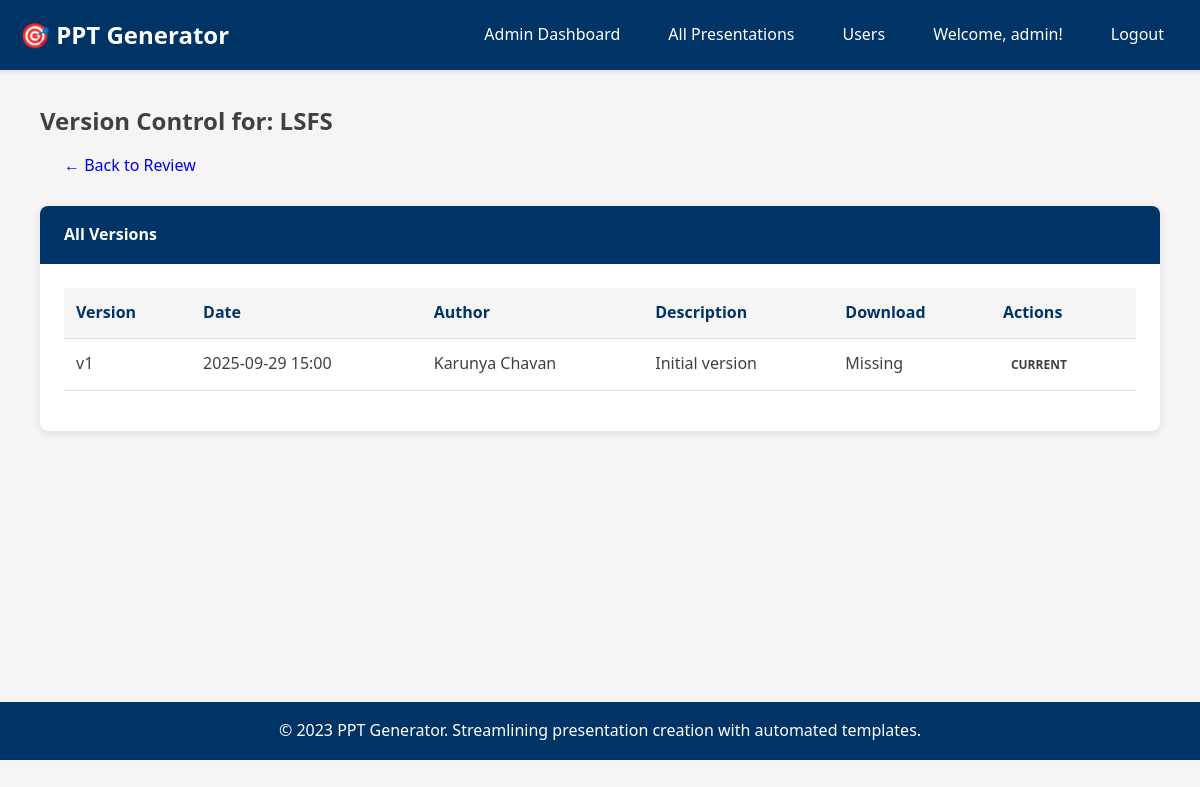
Page /admin/presentation/1/versions (signed in) on the committed database.
### app/models/user.py (models this page shows, shortened)
class User(UserMixin, db.Model):
    id = db.Column(db.Integer, primary_key=True)
    username = db.Column(db.String(80), unique=True, nullable=False)
    email = db.Column(db.String(120), unique=True, nullable=False)
    password_hash = db.Column(db.String(128))
    role = db.Column(db.String(20), nullable=False, default='user')  # 'user' or 'admin'
    department = db.Column(db.String(100))
    is_active = db.Column(db.Boolean, default=True)
    created_at = db.Column(db.DateTime, default=datetime.utcnow)
    last_login = db.Column(db.DateTime)
    authored_presentations = db.relationship(
        'Presentation',
        back_populates='author',
        foreign_keys='Presentation.author_id',
        lazy='dynamic'
    )
    reviewed_presentations = db.relationship(
        'Presentation',
        back_populates='reviewer',
        foreign_keys='Presentation.reviewed_by',
        lazy='dynamic'
    )
    created_versions = db.relationship(
        'PresentationVersion',
        back_populates='creator',
        foreign_keys='PresentationVersion.created_by',
        lazy='dynamic'
    )
    def is_admin(self):
        return self.role == 'admin'

### app/models/presentation.py (models this page shows, shortened)
class Presentation(db.Model):
    id = db.Column(db.Integer, primary_key=True)
    title = db.Column(db.String(200), nullable=False)
    description = db.Column(db.Text)
    status = db.Column(db.String(20), nullable=False, default='pending')  # pending, approved, rejected
    created_at = db.Column(db.DateTime, default=datetime.utcnow)
    updated_at = db.Column(db.DateTime, default=datetime.utcnow, onupdate=datetime.utcnow)
    author_id = db.Column(db.Integer, db.ForeignKey('user.id'), nullable=False)
    agenda = db.Column(db.Text)  # JSON string for agenda items
    content_data = db.Column(db.Text)  # JSON string for all slide content
    reviewed_by = db.Column(db.Integer, db.ForeignKey('user.id'))
    reviewed_at = db.Column(db.DateTime)
    review_notes = db.Column(db.Text)
    current_version = db.Column(db.Integer, default=1)
    author = db.relationship(
        'User',
        foreign_keys=[author_id],
        back_populates='authored_presentations'
    )
    reviewer = db.relationship(
        'User',
        foreign_keys=[reviewed_by],
        back_populates='reviewed_presentations'
    )
    versions = db.relationship(
        'PresentationVersion',
        back_populates='presentation',
        lazy='dynamic',
        cascade='all, delete-orphan'
    )

### app/models/version.py (models this page shows, shortened)
class PresentationVersion(db.Model):
    id = db.Column(db.Integer, primary_key=True)
    presentation_id = db.Column(db.Integer, db.ForeignKey('presentation.id'), nullable=False)
    version_number = db.Column(db.Integer, nullable=False)
    filename = db.Column(db.String(255), nullable=False)
    file_path = db.Column(db.String(500), nullable=False)
    file_size = db.Column(db.Integer)
    created_at = db.Column(db.DateTime, default=datetime.utcnow)
    created_by = db.Column(db.Integer, db.ForeignKey('user.id'), nullable=False)
    change_description = db.Column(db.Text)
    content_snapshot = db.Column(db.Text)  # JSON string of content at this version
    presentation = db.relationship(
        'Presentation',
        back_populates='versions'
    )
    creator = db.relationship(
        'User',
        foreign_keys=[created_by],
        back_populates='created_versions'
    )
    def file_exists(self):
        return os.path.exists(self.file_path)
    __table_args__ = (db.UniqueConstraint('presentation_id', 'version_number'),)

### app/routes/admin.py (the view)
@bp.route('/presentation/<int:id>/versions')
@login_required
@admin_required
def view_versions(id):
    presentation = Presentation.query.get_or_404(id)
    versions = presentation.versions.order_by(PresentationVersion.version_number.desc()).all()
    return render_template('admin/versions.html', presentation=presentation, versions=versions)

### app/__init__.py (called while the page is built)
@login_manager.user_loader
def load_user(user_id):
    from app.models.user import User
    return User.query.get(int(user_id))

### app/routes/admin.py (called while the page is built)
def admin_required(f):
    @wraps(f)
    def decorated_function(*args, **kwargs):
        if not current_user.is_authenticated or not current_user.is_admin():
            flash('Admin access required.', 'error')
            return redirect(url_for('main.index'))
        return f(*args, **kwargs)
    return decorated_function

### templates/admin/versions.html (shortened to what this page needs)
{% extends "base.html" %}
{% block content %}
<div class="container mt-4">
    <h2>Version Control for: {{ presentation.title }}</h2>
    <a href="{{ url_for('admin.review_presentation', id=presentation.id) }}" class="btn btn-outline-secondary mb-3">← Back to Review</a>
    <div class="card">
        <div class="card-header">
            <strong>All Versions</strong>
        </div>
        <div class="card-body p-0">
            <table class="table table-striped mb-0">
                <thead>
                    <tr>
                        <th>Version</th>
                        <th>Date</th>
                        <th>Author</th>
                        <th>Description</th>
                        <th>Download</th>
                        <th>Actions</th>
                    </tr>
                </thead>
                <tbody>
                {% for version in versions %}
                    <tr {% if presentation.current_version == version.version_number %}class="table-success"{% endif %}>
                        <td>v{{ version.version_number }}</td>
                        <td>{{ version.created_at.strftime('%Y-%m-%d %H:%M') }}</td>
                        <td>{{ version.creator.username if version.creator else 'Unknown' }}</td>
                        <td>{{ version.change_description or '—' }}</td>
                        <td>
                            {% if version.file_exists() %}
                            <a href="{{ url_for('user.download_presentation', presentation_id=version.presentation_id, version_number=version.version_number) }}" class="btn btn-sm btn-info">Download</a>
                            {% else %}
                            <span class="text-danger">Missing</span>
                            {% endif %}
                        </td>
                        <td>
                            {% if presentation.current_version != version.version_number %}
                            <form method="POST" action="{{ url_for('admin.rollback_version', presentation_id=presentation.id, version_number=version.version_number) }}" style="display:inline;">
                                <button type="submit" class="btn btn-sm btn-warning" onclick="return confirm('Rollback to version {{ version.version_number }}?')">Rollback</button>
                            </form>
                            {% else %}
                            <span class="badge bg-success">Current</span>
                            {% endif %}
                        </td>
                    </tr>
                {% endfor %}
                </tbody>
            </table>
        </div>
    </div>
</div>
{% endblock %}

### templates/base.html (shortened to what this page needs)
<!DOCTYPE html>
<html lang="en">
<head>
    <link rel="stylesheet" href="{{ url_for('static', filename='css/style.css') }}">
</head>
<body>
    <nav class="navbar">
        <div class="container">
            <a href="{{ url_for('main.index') }}" class="navbar-brand">
                🎯 PPT Generator
            </a>
            <ul class="navbar-nav">
                {% if current_user.is_authenticated %}
                    {% if current_user.is_admin() %}
                        <li><a href="{{ url_for('admin.dashboard') }}" class="nav-link">Admin Dashboard</a></li>
                        <li><a href="{{ url_for('admin.list_presentations') }}" class="nav-link">All Presentations</a></li>
                        <li><a href="{{ url_for('admin.list_users') }}" class="nav-link">Users</a></li>
                    {% else %}
                        <li><a href="{{ url_for('user.dashboard') }}" class="nav-link">Dashboard</a></li>
                        <li><a href="{{ url_for('user.create_presentation') }}" class="nav-link">Create Presentation</a></li>
                    {% endif %}
                    <li>
                        <span class="nav-link">Welcome, {{ current_user.username }}!</span>
                    </li>
                    <li><a href="{{ url_for('auth.logout') }}" class="nav-link">Logout</a></li>
                {% else %}
                    <li><a href="{{ url_for('main.about') }}" class="nav-link">About</a></li>
                    <li><a href="{{ url_for('auth.login') }}" class="nav-link">Login</a></li>
                    <li><a href="{{ url_for('auth.register') }}" class="nav-link">Register</a></li>
                {% endif %}
            </ul>
        </div>
    </nav>
    <main class="main-content">
        <div class="container">
            {% block content %}{% endblock %}
        </div>
    </main>
    <footer style="background-color: var(--primary-color); color: var(--white); text-align: center; padding: 1rem 0; margin-top: 2rem;">
        <div class="container">
            <p>&copy; 2023 PPT Generator. Streamlining presentation creation with automated templates.</p>
        </div>
    </footer>
</body>
</html>

### app/static/css/style.css (style rules this page uses)
:root { --primary-color: #003366; --secondary-color: #007bbf; --accent-color: #ff7f00; --success-color: #28a745; --warning-color: #ffc107; --danger-color: #dc3545; --info-color: #17a2b8; --light-color: #f5f5f5; --dark-color: #404040; --white: #ffffff; --shadow: rgba(0, 0, 0, 0.1); }
* { box-sizing: border-box; margin: 0; padding: 0; }
body { font-family: 'Segoe UI', Tahoma, Geneva, Verdana, sans-serif; background-color: var(--light-color); color: var(--dark-color); line-height: 1.6; }
.container { max-width: 1200px; margin: 0 auto; padding: 0 20px; }
.navbar { background-color: var(--primary-color); padding: 1rem 0; box-shadow: 0 2px 4px var(--shadow); }
.navbar .container { display: flex; justify-content: space-between; align-items: center; }
.navbar-brand { color: var(--white); font-size: 1.5rem; font-weight: bold; text-decoration: none; }
.navbar-nav { display: flex; list-style: none; gap: 1rem; }
.nav-link { color: var(--white); text-decoration: none; padding: 0.5rem 1rem; border-radius: 4px; transition: background-color 0.3s; }
.main-content { min-height: calc(100vh - 200px); padding: 2rem 0; }
.card { background: var(--white); border-radius: 8px; box-shadow: 0 2px 10px var(--shadow); margin-bottom: 1.5rem; overflow: hidden; }
.card-header { background: var(--primary-color); color: var(--white); padding: 1rem 1.5rem; font-weight: bold; }
.card-body { padding: 1.5rem; }
.btn { display: inline-block; padding: 0.75rem 1.5rem; border: none; border-radius: 4px; font-size: 1rem; text-decoration: none; cursor: pointer; transition: all 0.3s; text-align: center; }
.table { width: 100%; border-collapse: collapse; margin-bottom: 1rem; }
.table th, .table td { padding: 0.75rem; border-bottom: 1px solid #ddd; text-align: left; }
.table thead th { background-color: var(--light-color); font-weight: 600; color: var(--primary-color); }
.badge { display: inline-block; padding: 0.25rem 0.5rem; border-radius: 4px; font-size: 0.75rem; font-weight: bold; text-transform: uppercase; }
.mb-3 { margin-bottom: 1rem; }

### rows in the picture
User: username "admin"
Presentation: title "LSFS"
PresentationVersion: version_number "1", created_at "2025-09-29 15:00", creator "Karunya Chavan", change_description "Initial version", shows "Missing", shows "CURRENT"
